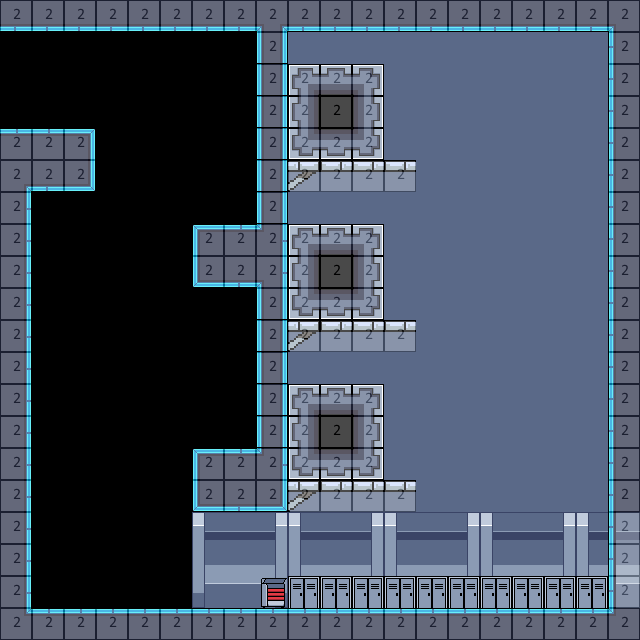

A level layout from a 2D game, rendered from its tile map. Below: a short description, then the map file with its tile-grid data intact:
An orthogonal 20x20 tile map with 32x32 px tiles, 4 tile layers (bg, mg, fg, collision), 2 tilesets and 5 objects (2x Command - Equipment Storage, boostplus, door, terminal).

<map version="2017.05.26" orientation="orthogonal" renderorder="right-down" width="20" height="20" tilewidth="32" tileheight="32" nextobjectid="92">
 <tileset firstgid="1" name="32blocks" tilewidth="32" tileheight="32" tilecount="10" columns="10">
  <image source="32blocks.png" width="320" height="32" />
 </tileset>
 <tileset firstgid="11" name="shipTileset" tilewidth="32" tileheight="32" tilecount="513" columns="19">
  <image source="shipTileset.png" width="608" height="864" />
  <terraintypes>
   <terrain name="goop" tile="0" />
   <terrain name="purplegoop" tile="0" />
  </terraintypes>
  <tile id="16" terrain=",,,1" />
  <tile id="17" terrain=",,1,1" />
  <tile id="18" terrain=",,1," />
  <tile id="35" terrain=",1,,1" />
  <tile id="36" terrain="1,1,1,1" />
  <tile id="37" terrain="1,,1," />
  <tile id="54" terrain=",1,," />
  <tile id="55" terrain="1,1,," />
  <tile id="56" terrain="1,,," />
  <tile id="73" terrain="1,1,1," />
  <tile id="74" terrain="1,1,," />
  <tile id="75" terrain="1,1,,1" />
  <tile id="92" terrain="1,,1," />
  <tile id="94" terrain=",1,,1" />
  <tile id="111" terrain="1,,1,1" />
  <tile id="112" terrain=",,1,1" />
  <tile id="113" terrain=",1,1,1" />
  <tile id="346" terrain=",,,0" />
  <tile id="347" terrain=",,0,0" />
  <tile id="348" terrain=",,0," />
  <tile id="349" terrain=",0,0,0" />
  <tile id="350" terrain="0,,0,0" />
  <tile id="365" terrain=",0,,0" />
  <tile id="366" terrain="0,0,0,0" />
  <tile id="367" terrain="0,,0," />
  <tile id="368" terrain="0,0,,0" />
  <tile id="369" terrain="0,0,0," />
  <tile id="384" terrain=",0,," />
  <tile id="385" terrain="0,0,," />
  <tile id="386" terrain="0,,," />
 </tileset>
 <layer name="bg" width="20" height="20">
  <data encoding="csv">
382,382,382,382,382,382,382,382,382,382,382,382,382,382,382,382,382,382,382,382,
0,0,0,0,0,0,0,0,382,41,41,41,41,41,41,41,41,41,41,382,
0,0,0,0,0,0,0,0,382,41,41,41,41,41,41,41,41,41,41,382,
0,0,0,0,0,0,0,0,382,0,41,41,41,41,41,41,41,41,41,382,
382,382,382,0,0,0,0,0,382,41,41,41,41,41,41,41,41,41,41,382,
382,382,382,0,0,0,0,0,382,41,41,41,41,41,41,41,41,41,41,382,
382,0,0,0,0,0,0,0,382,41,41,41,41,41,41,41,41,41,41,382,
382,0,0,0,0,0,382,382,382,41,41,41,41,41,41,41,41,41,41,382,
382,0,0,0,0,0,382,382,382,41,41,41,41,41,41,41,41,41,41,382,
382,0,0,0,0,0,0,0,382,41,41,41,41,41,41,41,41,41,41,382,
382,0,0,0,0,0,0,0,382,41,41,41,41,41,41,41,41,41,41,382,
382,0,0,0,0,0,0,0,382,41,41,41,41,41,41,41,41,41,41,382,
382,0,0,0,0,0,0,0,382,41,41,41,41,41,41,41,41,41,41,382,
382,0,0,0,0,0,0,0,382,41,41,41,41,41,41,41,41,41,41,382,
382,0,0,0,0,0,382,382,382,41,41,41,41,41,41,41,41,41,41,382,
382,0,0,0,0,0,382,382,382,41,41,41,41,41,41,41,41,41,41,382,
382,0,0,0,0,0,24,25,26,24,25,26,24,25,26,24,25,26,24,25,
382,0,0,0,0,0,43,44,45,43,44,45,43,44,45,43,44,45,43,44,
382,0,0,0,0,0,62,63,64,62,63,64,62,63,64,62,63,64,62,63,
382,382,382,382,382,382,382,382,382,382,382,382,382,382,382,382,382,382,382,382
</data>
 </layer>
 <layer name="mg" width="20" height="20">
  <data encoding="csv">
401,401,401,401,401,401,401,401,385,401,401,401,401,401,401,401,401,401,401,385,
0,0,0,0,0,0,0,0,406,0,0,0,0,0,0,0,0,0,0,381,
0,0,0,0,0,0,0,0,406,15,16,17,0,0,0,0,0,0,0,381,
0,0,0,0,0,0,0,0,406,34,35,36,0,0,0,0,0,0,0,381,
363,363,364,0,0,0,0,0,406,53,54,55,0,0,0,0,0,0,0,381,
384,401,402,0,0,0,0,0,406,138,139,139,139,0,0,0,0,0,0,381,
383,0,0,0,0,0,0,0,406,0,0,0,0,0,0,0,0,0,0,381,
383,0,0,0,0,0,362,363,383,15,16,17,0,0,0,0,0,0,0,381,
383,0,0,0,0,0,400,401,383,34,35,36,0,0,0,0,0,0,0,381,
383,0,0,0,0,0,0,0,406,53,54,55,0,0,0,0,0,0,0,381,
383,0,0,0,0,0,0,0,406,138,139,139,139,0,0,0,0,0,0,381,
383,0,0,0,0,0,0,0,406,0,0,0,0,0,0,0,0,0,0,381,
383,0,0,0,0,0,0,0,406,15,16,17,0,0,0,0,0,0,0,381,
383,0,0,0,0,0,0,0,406,34,35,36,0,0,0,0,0,0,0,381,
383,0,0,0,0,0,362,363,383,53,54,55,0,0,0,0,0,0,0,381,
383,0,0,0,0,0,400,401,402,138,139,139,139,0,0,0,0,0,0,381,
383,0,0,0,0,0,0,0,0,0,0,0,0,0,0,0,0,0,0,381,
383,0,0,0,0,0,0,0,0,0,0,0,0,0,0,0,0,0,0,381,
383,0,0,0,0,0,0,0,226,309,309,309,309,309,309,309,309,309,309,381,
403,363,363,363,363,363,363,363,363,363,363,363,363,363,363,363,363,363,363,404
</data>
 </layer>
 <layer name="fg" width="20" height="20">
  <data encoding="csv">
0,0,0,0,0,0,0,0,384,0,0,0,0,0,0,0,0,0,0,0,
0,0,0,0,0,0,0,0,0,0,0,0,0,0,0,0,0,0,0,0,
0,0,0,0,0,0,0,0,0,0,0,0,0,0,0,0,0,0,0,0,
0,0,0,0,0,0,0,0,0,0,0,0,0,0,0,0,0,0,0,0,
0,0,0,0,0,0,0,0,0,0,0,0,0,0,0,0,0,0,0,0,
0,0,0,0,0,0,0,0,0,0,0,0,0,0,0,0,0,0,0,0,
0,0,0,0,0,0,0,0,0,0,0,0,0,0,0,0,0,0,0,0,
0,0,0,0,0,0,0,0,404,0,0,0,0,0,0,0,0,0,0,0,
0,0,0,0,0,0,0,0,385,0,0,0,0,0,0,0,0,0,0,0,
0,0,0,0,0,0,0,0,0,0,0,0,0,0,0,0,0,0,0,0,
0,0,0,0,0,0,0,0,0,0,0,0,0,0,0,0,0,0,0,0,
0,0,0,0,0,0,0,0,0,0,0,0,0,0,0,0,0,0,0,0,
0,0,0,0,0,0,0,0,0,0,0,0,0,0,0,0,0,0,0,0,
0,0,0,0,0,0,0,0,0,0,0,0,0,0,0,0,0,0,0,0,
0,0,0,0,0,0,0,0,404,0,0,0,0,0,0,0,0,0,0,0,
0,0,0,0,0,0,0,0,0,0,0,0,0,0,0,0,0,0,0,0,
0,0,0,0,0,0,0,0,0,0,0,0,0,0,0,0,0,0,0,0,
0,0,0,0,0,0,0,0,0,0,0,0,0,0,0,0,0,0,0,0,
0,0,0,0,0,0,0,0,0,0,0,0,0,0,0,0,0,0,0,0,
0,0,0,0,0,0,0,0,0,0,0,0,0,0,0,0,0,0,0,0
</data>
 </layer>
 <layer name="collision" width="20" height="20" opacity="0.29">
  <data encoding="csv">
2,2,2,2,2,2,2,2,2,2,2,2,2,2,2,2,2,2,2,2,
0,0,0,0,0,0,0,0,2,0,0,0,0,0,0,0,0,0,0,2,
0,0,0,0,0,0,0,0,2,2,2,2,0,0,0,0,0,0,0,2,
0,0,0,0,0,0,0,0,2,2,2,2,0,0,0,0,0,0,0,2,
2,2,2,0,0,0,0,0,2,2,2,2,0,0,0,0,0,0,0,2,
2,2,2,0,0,0,0,0,2,2,2,2,2,0,0,0,0,0,0,2,
2,0,0,0,0,0,0,0,2,0,0,0,0,0,0,0,0,0,0,2,
2,0,0,0,0,0,2,2,2,2,2,2,0,0,0,0,0,0,0,2,
2,0,0,0,0,0,2,2,2,2,2,2,0,0,0,0,0,0,0,2,
2,0,0,0,0,0,0,0,2,2,2,2,0,0,0,0,0,0,0,2,
2,0,0,0,0,0,0,0,2,2,2,2,2,0,0,0,0,0,0,2,
2,0,0,0,0,0,0,0,2,0,0,0,0,0,0,0,0,0,0,2,
2,0,0,0,0,0,0,0,2,2,2,2,0,0,0,0,0,0,0,2,
2,0,0,0,0,0,0,0,2,2,2,2,0,0,0,0,0,0,0,2,
2,0,0,0,0,0,2,2,2,2,2,2,0,0,0,0,0,0,0,2,
2,0,0,0,0,0,2,2,2,2,2,2,2,0,0,0,0,0,0,2,
2,0,0,0,0,0,0,0,0,0,0,0,0,0,0,0,0,0,0,2,
2,0,0,0,0,0,0,0,0,0,0,0,0,0,0,0,0,0,0,2,
2,0,0,0,0,0,0,0,0,0,0,0,0,0,0,0,0,0,0,2,
2,2,2,2,2,2,2,2,2,2,2,2,2,2,2,2,2,2,2,2
</data>
 </layer>
 <objectgroup name="Object Layer 1">
  <object id="85" name="travel" type="Command - Equipment Storage" x="4" y="33.3333" width="6.66667" height="94.6667" />
  <object id="86" name="d" type="Command - Equipment Storage" x="43.3333" y="102.667" width="5.33333" height="5.33333" />
  <object id="89" name="enemy" type="boostplus" x="393" y="139.667" width="12.6667" height="12" />
  <object id="90" name="enemy" type="door" x="202" y="585" width="15" height="18" />
  <object id="91" name="terminal" x="40" y="581" width="14" height="20" />
 </objectgroup>
</map>
